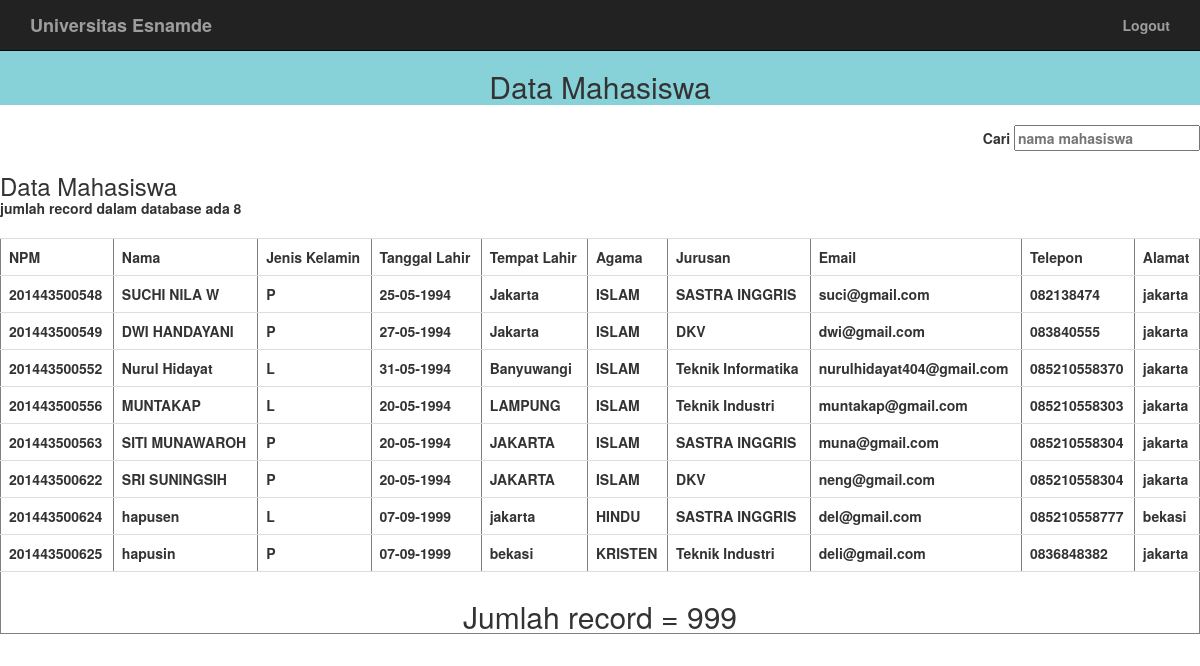
/index_user.php (signed in), run on the app's committed database.
### tables this page shows
CREATE TABLE IF NOT EXISTS `mahasiswa` (
`npm` bigint(13) NOT NULL,
  `nama` varchar(50) NOT NULL,
  `gender` enum('L','P') NOT NULL,
  `tempat_lahir` varchar(30) NOT NULL,
  `tgl_lahir` date NOT NULL,
  `agama` varchar(10) NOT NULL,
  `jurusan` varchar(30) NOT NULL,
  `email` varchar(50) NOT NULL,
  `telepon` varchar(13) NOT NULL,
  `alamat` varchar(155) NOT NULL
);

### index_user.php (the view, shortened to what this page needs)
<!DOCTYPE html>
<html>
  <head>
    <link rel="stylesheet" href="style.css" media="screen" title="no title" charset="utf-8">
    <link href="bootstrap/css/bootstrap.min.css" rel="stylesheet">
    <link href="bootstrap/css/landing-page.css" rel="stylesheet">
    <link href="bootstrap/font-awesome/css/font-awesome.min.css" rel="stylesheet" type="text/css">
  <link rel="stylesheet" href="https://maxcdn.bootstrapcdn.com/bootstrap/3.3.7/css/bootstrap.min.css">
  </head>
  <body>
    <nav class="navbar navbar-inverse navbar-fixed-top topnav" role="navigation">
        <div class="container topnav">
            <div class="navbar-header">
                <a class="navbar-brand topnav" href="home.php">Universitas Esnamde</a>
            </div>
            <div class="collapse navbar-collapse" id="bs-example-navbar-collapse-1">
                <ul class="nav navbar-nav navbar-right">
                    <li>
                        <a href="logout.php">Logout</a>
                    </li>
                </ul>
            </div>
        </div>
    </nav><br/><br/>
    <div class="judul">
      <h2>Data Mahasiswa</h2>
    </div><br>
    <form class="cari" action="search.php" method="post" >
      <label for="">Cari</label> <input type="text" name="nama" placeholder="nama mahasiswa">
    </form>
    <h3>Data Mahasiswa</h3>
    <table border=1 class="table">
      <tr>
        <th>NPM</th>
        <th>Nama</th>
        <th>Jenis Kelamin</th>
        <th>Tanggal Lahir</th>
        <th>Tempat Lahir</th>
        <th>Agama</th>
        <th>Jurusan</th>
        <th>Email</th>
        <th>Telepon</th>
        <th>Alamat</th>
      </tr>
      <?php
          $con = buka_koneksi();
          $tampil = "SELECT * FROM mahasiswa";
          $result = mysqli_query($con,$tampil);
          if ($result->num_rows > 0) {
              while($row = $result->fetch_assoc()) {
                  echo "<tr>";
                          echo "<td>". $row['npm']."</td>";
                          echo "<td>".$row['nama']."</td>";
                          echo "<td>".$row['gender']."</td>";
                          echo "<td>".date("d-m-Y",strtotime($row['tgl_lahir']))."</td>";
                          echo "<td>".$row['tempat_lahir']."</td>";
                          echo "<td>". $row['agama']."</td>";
                          echo "<td>".$row['jurusan']."</td>";
                          echo "<td>".$row['email']."</td>";
                          echo "<td>".$row['telepon']."</td>";
                          echo "<td>".$row['alamat']."</td>";
                          echo  "</tr>";
              }
                echo "<tr>
                        <td colspan='11'>
                          <h2 align='center'>Jumlah record = 999</h2>
                        </td>
                      </tr>";
          }
          else{
                  echo "0 results";
          }
          $sql="SELECT * FROM mahasiswa";
          if ($result=mysqli_query($con,$sql))
          {
            echo "<br/><br/>";
          }
        ?>
    </table>
  </body>
</html>

### style.css (style rules this page uses)
.judul { background: #87D1D8; padding: 10px; text-align: center; }
.judul h1,h2,h3 { height: 15px; }
.tombol,a { padding : 3px; text-decoration: none; background-color: rgb(54, 210, 251); }
.table { border-collapse: collapse; }
table.table th th , table.table tr td { padding: 10px 20px; }
.cari { text-align: right; }
body { background-color: rgb(168, 168, 168); }

### data on the page
mahasiswa: npm "201443500548", nama "SUCHI NILA W", gender "P", tgl_lahir "25-05-1994", tempat_lahir "Jakarta", agama "ISLAM", jurusan "SASTRA INGGRIS", email "suci@gmail.com", telepon "082138474", alamat "jakarta"
mahasiswa: npm "201443500549", nama "DWI HANDAYANI", gender "P", tgl_lahir "27-05-1994", tempat_lahir "Jakarta", agama "ISLAM", jurusan "DKV", email "dwi@gmail.com", telepon "083840555", alamat "jakarta"
mahasiswa: npm "201443500552", nama "Nurul Hidayat", gender "L", tgl_lahir "31-05-1994", tempat_lahir "Banyuwangi", agama "ISLAM", jurusan "Teknik Informatika", email "nurulhidayat404@gmail.com", telepon "085210558370", alamat "jakarta"
mahasiswa: npm "201443500556", nama "MUNTAKAP", gender "L", tgl_lahir "20-05-1994", tempat_lahir "LAMPUNG", agama "ISLAM", jurusan "Teknik Industri", email "muntakap@gmail.com", telepon "085210558303", alamat "jakarta"
mahasiswa: npm "201443500563", nama "SITI MUNAWAROH", gender "P", tgl_lahir "20-05-1994", tempat_lahir "JAKARTA", agama "ISLAM", jurusan "SASTRA INGGRIS", email "muna@gmail.com", telepon "085210558304", alamat "jakarta"
mahasiswa: npm "201443500622", nama "SRI SUNINGSIH", gender "P", tgl_lahir "20-05-1994", tempat_lahir "JAKARTA", agama "ISLAM", jurusan "DKV", email "neng@gmail.com", telepon "085210558304", alamat "jakarta"
mahasiswa: npm "201443500624", nama "hapusen", gender "L", tgl_lahir "07-09-1999", tempat_lahir "jakarta", agama "HINDU", jurusan "SASTRA INGGRIS", email "del@gmail.com", telepon "085210558777", alamat "bekasi"
mahasiswa: npm "201443500625", nama "hapusin", gender "P", tgl_lahir "07-09-1999", tempat_lahir "bekasi", agama "KRISTEN", jurusan "Teknik Industri", email "deli@gmail.com", telepon "0836848382", alamat "jakarta"
